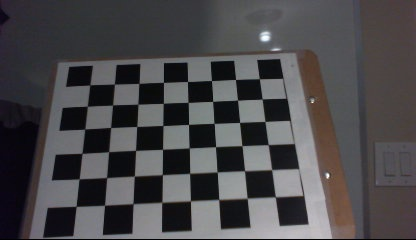
#> input picture utilities/calibrate/calibration/saved_img12.jpg, 416 x 240 px; its folder holds only this picture in this run
$ python camera_calibration.py
#> lines starting #> are read from the running program, lines starting #| are printed output that depends on the picture; after the words box and inside, x2 and y2 are one past the last pixel; in counts of white or black regions, pixels touching at a corner belong together; long printed decimals are rounded
#!/usr/bin/env python3

import cv2
import numpy
import os.path
import math
import glob


class CameraCalibration(object):
    """Calibrates a distorted camera"""

    def __init__(self):
        # number of inside corners in the chessboard (height and width)
        self.checkerboard_height = 8
        self.checkerboard_width = 6

        # size of chessboard square in physical units
        self.square_size = 1.0

        self.shape = None
        return

    def calibrateCamera(self, images, output_dir=None):
        '''Calculates the distortion co-efficients'''
#> called with output_dir = 'o'

        # termination criteria
        criteria = (cv2.TERM_CRITERIA_EPS + cv2.TERM_CRITERIA_MAX_ITER, 30, 0.001)

        # prepare object points, like (0,0,0), (1,0,0), (2,0,0) ....,(6,5,0)
        objp = numpy.zeros((self.checkerboard_height * self.checkerboard_width, 3), numpy.float32)
        objp[:, :2] = numpy.mgrid[0:self.checkerboard_width, 0:self.checkerboard_height].T.reshape(-1, 2)

        # calibrate coordinates to the physical size of the square
        objp *= self.square_size

        # Arrays to store object points and image points from all the images.
        objpoints = []          # 3d point in real world space
        imgpoints = []          # 2d points in image plane.

        for fname in images:
            print('Processing file', fname)
            img = cv2.imread(fname)
#> img is the input picture: shape (240, 416, 3); mean B, G, R 74.9, 72.6, 74.3

            if img is None:
                print("ERROR: Unable to read file", fname)
                continue
            self.shape = img.shape
#> self.shape = (240, 416, 3)

            gray = cv2.cvtColor(img, cv2.COLOR_BGR2GRAY)

            # Find the chess board corners
            ret, corners = cv2.findChessboardCorners(gray, (self.checkerboard_width, self.checkerboard_height), None)
#> ret = True; corners = 48 rows, first 8: [259.4, 78.66], [262.1, 98.98], [265, 121.5], [268.2, 144.6], [271.6, 169.6], [275.3, 196.8], [235.5, 79.49], [237.5, 100.1]

            # If found, add object points, image points (after refining them)
            if ret:
                objpoints.append(objp)

                corners2 = cv2.cornerSubPix(gray, corners, (11, 11), (-1, -1), criteria)
#> corners2 = 48 rows, first 8: [259.4, 78.72], [262.1, 99.05], [265, 121.5], [268.2, 144.6], [271.7, 169.7], [275.3, 196.8], [235.5, 79.45], [237.5, 100.2]
                imgpoints.append(corners2)

                # Draw and display the corners
                img = cv2.drawChessboardCorners(img, (self.checkerboard_width, self.checkerboard_height), corners2, ret)
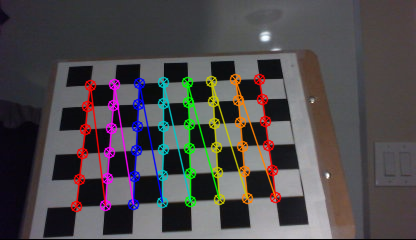
#> img: shape (240, 416, 3); 9.03% of pixels changed, all inside (x1, y1, x2, y2) = (70, 73, 282, 213)
                cv2.imshow('img', img)
                if output_dir:
                    fullname = os.path.join(output_dir, os.path.basename(fname))
                    cv2.imwrite(fullname, img)

                cv2.waitKey(500)
            else:
                print(fname, 'failed')

        cv2.destroyAllWindows()

        if not objpoints:
            print("No useful images. Quitting...")
            return None

        print('Found {} useful images'.format(len(objpoints)))
        ret, mtx, dist, rvecs, tvecs = cv2.calibrateCamera(objpoints, imgpoints, gray.shape[::-1], None, None)
#> ret = 0.165; mtx = [[102, 0, 208.8], [0, 91.76, 123.6], [0, 0, 1]]; dist = [[0.0233, -0.0148, 0.00186, 0.00157, 0.00253]]; rvecs = ([-0.106, 0.0909, 1.52],); tvecs = ([2.11, -2.09, 4.29],)

        return (ret, mtx.tolist(), dist.tolist(), rvecs, tvecs)


if __name__ == '__main__':
    import argparse
    import json

    parser = argparse.ArgumentParser(description='Calibration utility')
    parser.add_argument('--length', '-l', type=int, default=8, help='Length of checkerboard (number of corners)')
    parser.add_argument('--width', '-w', type=int, default=6, help='Width of checkerboard (number of corners)')
    parser.add_argument('--size', '-s', type=float, default=1.0, help='Size of square')
    parser.add_argument('--output', '-o', nargs=1, help="Save the distortion constants to json file")
    parser.add_argument('--output-images', nargs=1, default='output', help="Save processed images to directory")
    parser.add_argument('--input', '-d', default='calibration', help='folder has image files')

    args = parser.parse_args()

    calibrate = CameraCalibration()
    calibrate.checkerboard_width = args.width
    calibrate.checkerboard_height = args.length
    calibrate.square_size = args.size

    output_dir = args.output_images[0] if args.output_images else None

    input_files = glob.glob(args.input+"/*.jpg")

    ret, mtx, dist, rvecs, tvecs = calibrate.calibrateCamera(input_files, output_dir)
#> ret = 0.165; mtx = [[102, 0, 208.8], [0, 91.76, 123.6], [0, 0, 1]]; dist = [[0.0233, -0.0148, 0.00186, 0.00157, 0.00253]]; rvecs = ([-0.106, 0.0909, 1.52],); tvecs = ([2.11, -2.09, 4.29],)
    print('reprojection error =', ret)
#| reprojection error = 0.1654
    print('image center = ({:.2f}, {:.2f})'.format(mtx[0][2], mtx[1][2]))
#| image center = (208.82, 123.61)

    fov_x = math.degrees(2.0 * math.atan(calibrate.shape[1] / 2.0 / mtx[0][0]))
#> fov_x = 127.8
    fov_y = math.degrees(2.0 * math.atan(calibrate.shape[0] / 2.0 / mtx[1][1]))
#> fov_y = 105.2
    print('FOV = ({:.2f}, {:.2f}) degrees'.format(fov_x, fov_y))
#| FOV = (127.77, 105.19) degrees

    print('mtx =', mtx)
#| mtx = [[101.965, 0.0, 208.819], [0.0, 91.761, 123.614], [0.0, 0.0, 1.0]]
    print('dist =', dist)
#| dist = [[0.02329, -0.01482, 0.001861, 0.001569, 0.002533]]

    # If the command line argument was specified, save matrices to a file in JSON format
    if args.output:
        # Writing JSON data
        with open(args.output[0], 'w') as f:
            json.dump({"camera_matrix": mtx, "distortion": dist}, f)

$ run again, on utilities/calibrate/calibration/saved_img20.jpg
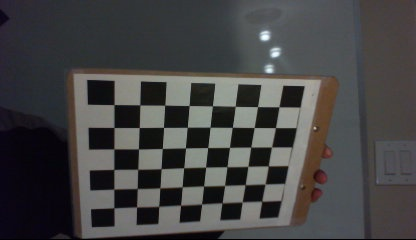
#> input picture utilities/calibrate/calibration/saved_img20.jpg, 416 x 240 px
#> in calibrateCamera, img is the input picture: shape (240, 416, 3); mean B, G, R 68.2, 68, 68.5
#> in calibrateCamera, `ret, corners = cv2.findChessboardCorners(gray, (self.checkerboard_widt..`: ret = True; corners = 48 rows, first 8: [278.9, 106.8], [275.4, 127.6], [271.5, 147], [268.3, 165.9], [265.1, 184.1], [261.7, 201.3], [257.5, 106.6], [254.1, 127.5]
#> corners2 = 48 rows, first 8: [278.9, 106.8], [275.5, 127.6], [271.5, 147], [268.3, 165.9], [265.1, 184.1], [261.7, 201.2], [257.6, 106.6], [254.2, 127.5]
#> in calibrateCamera, `img = cv2.drawChessboardCorners(img, (self.checkerboard_width, self.ch..`:
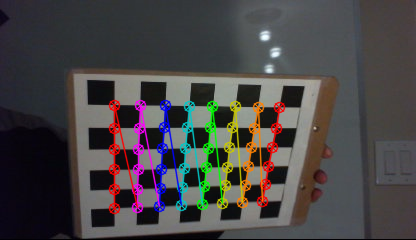
#> img: shape (240, 416, 3); 8.08% of pixels changed, all inside (x1, y1, x2, y2) = (108, 99, 286, 215)
#> in calibrateCamera, `ret, mtx, dist, rvecs, tvecs = cv2.calibrateCamera(objpoints, imgpoint..`: ret = 0.171; mtx = [[380.5, 0, 206.2], [0, 375.9, 119.4], [0, 0, 1]]; dist = [[0.369, -5.32, 0.00193, -0.00254, 20.8]]; rvecs = ([0.144, -0.501, 1.59],); tvecs = ([3.18, -0.556, 16.72],)
#> `ret, mtx, dist, rvecs, tvecs = calibrate.calibrateCamera(input_files, ..`: ret = 0.171; mtx = [[380.5, 0, 206.2], [0, 375.9, 119.4], [0, 0, 1]]; dist = [[0.369, -5.32, 0.00193, -0.00254, 20.8]]; rvecs = ([0.144, -0.501, 1.59],); tvecs = ([3.18, -0.556, 16.72],)
#| reprojection error = 0.1709
#| image center = (206.21, 119.39)
#> fov_x = 57.32
#> fov_y = 35.41
#| FOV = (57.32, 35.41) degrees
#| mtx = [[380.541, 0.0, 206.211], [0.0, 375.896, 119.387], [0.0, 0.0, 1.0]]
#| dist = [[0.3688, -5.324, 0.001934, -0.002542, 20.804]]

$ run again, on utilities/calibrate/calibration/saved_img21.jpg
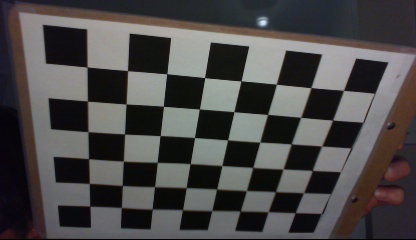
#> input picture utilities/calibrate/calibration/saved_img21.jpg, 416 x 240 px
#> in calibrateCamera, img is the input picture: shape (240, 416, 3); mean B, G, R 72.9, 73, 75.1
#> in calibrateCamera, `gray = cv2.cvtColor(img, cv2.COLOR_BGR2GRAY)`:
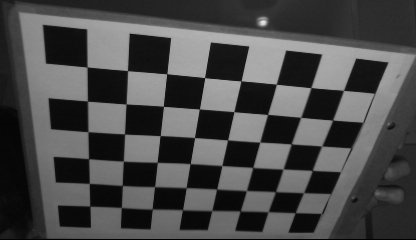
#> gray: shape (240, 416); min 0, max 232, mean 73.6
#> in calibrateCamera, `ret, corners = cv2.findChessboardCorners(gray, (self.checkerboard_widt..`: ret = True; corners = 48 rows, first 8: [89.78, 206.1], [89.34, 183.4], [88.54, 158.7], [87.99, 131.6], [87.48, 101.2], [87.08, 67.04], [121.3, 207.5], [122.4, 185.4]
#> corners2 = 48 rows, first 8: [89.78, 206.1], [89.31, 183.4], [88.55, 158.6], [87.95, 131.7], [87.42, 101.1], [87.06, 66.97], [121.4, 207.5], [122.3, 185.5]
#> in calibrateCamera, `img = cv2.drawChessboardCorners(img, (self.checkerboard_width, self.ch..`:
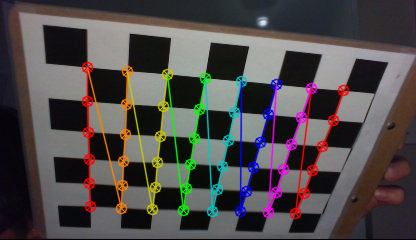
#> img: shape (240, 416, 3); 9.84% of pixels changed, all inside (x1, y1, x2, y2) = (81, 61, 350, 220)
#> in calibrateCamera, `ret, mtx, dist, rvecs, tvecs = cv2.calibrateCamera(objpoints, imgpoint..`: ret = 0.257; mtx = [[339.2, 0, 211.2], [0, 353.3, 66.74], [0, 0, 1]]; dist = [[0.182, -1, 0.0054, 0.000776, 1.39]]; rvecs = ([0.501, 0.297, -1.4],); tvecs = ([-3.92, 4.31, 11.02],)
#> `ret, mtx, dist, rvecs, tvecs = calibrate.calibrateCamera(input_files, ..`: ret = 0.257; mtx = [[339.2, 0, 211.2], [0, 353.3, 66.74], [0, 0, 1]]; dist = [[0.182, -1, 0.0054, 0.000776, 1.39]]; rvecs = ([0.501, 0.297, -1.4],); tvecs = ([-3.92, 4.31, 11.02],)
#| reprojection error = 0.2567
#| image center = (211.24, 66.74)
#> fov_x = 63.03
#> fov_y = 37.52
#| FOV = (63.03, 37.52) degrees
#| mtx = [[339.248, 0.0, 211.239], [0.0, 353.330, 66.740], [0.0, 0.0, 1.0]]
#| dist = [[0.182, -1.005, 0.005401, 0.0007764, 1.388]]

$ run again, on utilities/calibrate/calibration/saved_img22.jpg
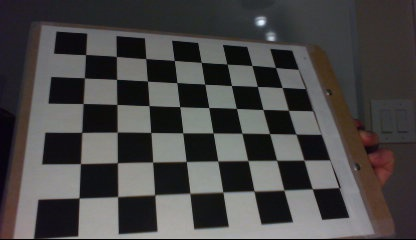
#> input picture utilities/calibrate/calibration/saved_img22.jpg, 416 x 240 px
#> in calibrateCamera, img is the input picture: shape (240, 416, 3); mean B, G, R 70.4, 70.7, 72.6
#> in calibrateCamera, `gray = cv2.cvtColor(img, cv2.COLOR_BGR2GRAY)`:
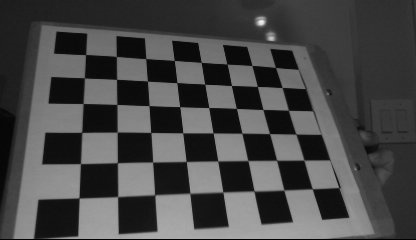
#> gray: shape (240, 416); min 0, max 242, mean 71.2
#> in calibrateCamera, `ret, corners = cv2.findChessboardCorners(gray, (self.checkerboard_widt..`: ret = True; corners = 48 rows, first 8: [275.5, 67.5], [282, 87.53], [288.5, 110.3], [295.9, 134], [303.8, 160.1], [312.4, 188.8], [251.9, 65.52], [257.4, 86.37]
#> corners2 = 48 rows, first 8: [275.5, 67.45], [282.1, 87.52], [288.4, 110.3], [295.8, 134.1], [304, 160.2], [312.3, 188.8], [251.9, 65.45], [257.4, 86.46]
#> in calibrateCamera, `img = cv2.drawChessboardCorners(img, (self.checkerboard_width, self.ch..`:
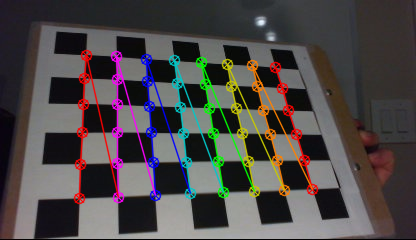
#> img: shape (240, 416, 3); 9.76% of pixels changed, all inside (x1, y1, x2, y2) = (73, 49, 319, 205)
#> in calibrateCamera, `ret, mtx, dist, rvecs, tvecs = cv2.calibrateCamera(objpoints, imgpoint..`: ret = 0.203; mtx = [[358.7, 0, 204.9], [0, 350.1, 118.5], [0, 0, 1]]; dist = [[0.221, -1.67, 0.00874, 0.00343, 3.09]]; rvecs = ([-0.646, 0.185, 1.46],); tvecs = ([2.73, -2.04, 13.95],)
#> `ret, mtx, dist, rvecs, tvecs = calibrate.calibrateCamera(input_files, ..`: ret = 0.203; mtx = [[358.7, 0, 204.9], [0, 350.1, 118.5], [0, 0, 1]]; dist = [[0.221, -1.67, 0.00874, 0.00343, 3.09]]; rvecs = ([-0.646, 0.185, 1.46],); tvecs = ([2.73, -2.04, 13.95],)
#| reprojection error = 0.2025
#| image center = (204.93, 118.49)
#> fov_x = 60.21
#> fov_y = 37.84
#| FOV = (60.21, 37.84) degrees
#| mtx = [[358.718, 0.0, 204.934], [0.0, 350.119, 118.487], [0.0, 0.0, 1.0]]
#| dist = [[0.2205, -1.671, 0.008742, 0.003433, 3.093]]

$ run again, on utilities/calibrate/calibration/saved_img13.jpg
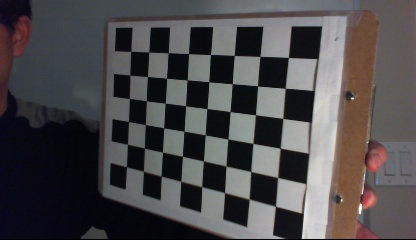
#> input picture utilities/calibrate/calibration/saved_img13.jpg, 416 x 240 px
#> in calibrateCamera, img is the input picture: shape (240, 416, 3); mean B, G, R 75.4, 73.7, 76.6
#> in calibrateCamera, `gray = cv2.cvtColor(img, cv2.COLOR_BGR2GRAY)`:
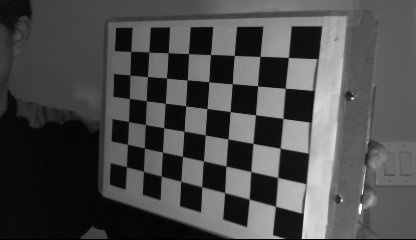
#> gray: shape (240, 416); min 0, max 254, mean 74.8
#> in calibrateCamera, `ret, corners = cv2.findChessboardCorners(gray, (self.checkerboard_widt..`: ret = True; corners = 48 rows, first 8: [126.5, 166.7], [127.5, 144.3], [128.5, 121.5], [129.4, 98.44], [129.9, 75.14], [130.8, 51.43], [143.4, 171.2], [144.4, 148]
#> corners2 = 48 rows, first 8: [126.5, 166.8], [127.4, 144.3], [128.5, 121.5], [129.4, 98.45], [129.8, 75.04], [130.7, 51.37], [143.5, 171.2], [144.5, 148.1]
#> in calibrateCamera, `img = cv2.drawChessboardCorners(img, (self.checkerboard_width, self.ch..`:
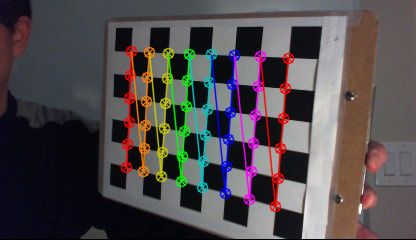
#> img: shape (240, 416, 3); 9.47% of pixels changed, all inside (x1, y1, x2, y2) = (120, 45, 295, 213)
#> in calibrateCamera, `ret, mtx, dist, rvecs, tvecs = cv2.calibrateCamera(objpoints, imgpoint..`: ret = 0.194; mtx = [[409.7, 0, 213.8], [0, 401.1, 122.3], [0, 0, 1]]; dist = [[0.658, -18.19, 0.00787, 0.0118, 158.2]]; rvecs = ([-0.369, 0.54, -1.42],); tvecs = ([-3.76, 1.94, 17.63],)
#> `ret, mtx, dist, rvecs, tvecs = calibrate.calibrateCamera(input_files, ..`: ret = 0.194; mtx = [[409.7, 0, 213.8], [0, 401.1, 122.3], [0, 0, 1]]; dist = [[0.658, -18.19, 0.00787, 0.0118, 158.2]]; rvecs = ([-0.369, 0.54, -1.42],); tvecs = ([-3.76, 1.94, 17.63],)
#| reprojection error = 0.1939
#| image center = (213.79, 122.32)
#> fov_x = 53.83
#> fov_y = 33.31
#| FOV = (53.83, 33.31) degrees
#| mtx = [[409.687, 0.0, 213.791], [0.0, 401.139, 122.319], [0.0, 0.0, 1.0]]
#| dist = [[0.6576, -18.188, 0.007867, 0.01181, 158.197]]
